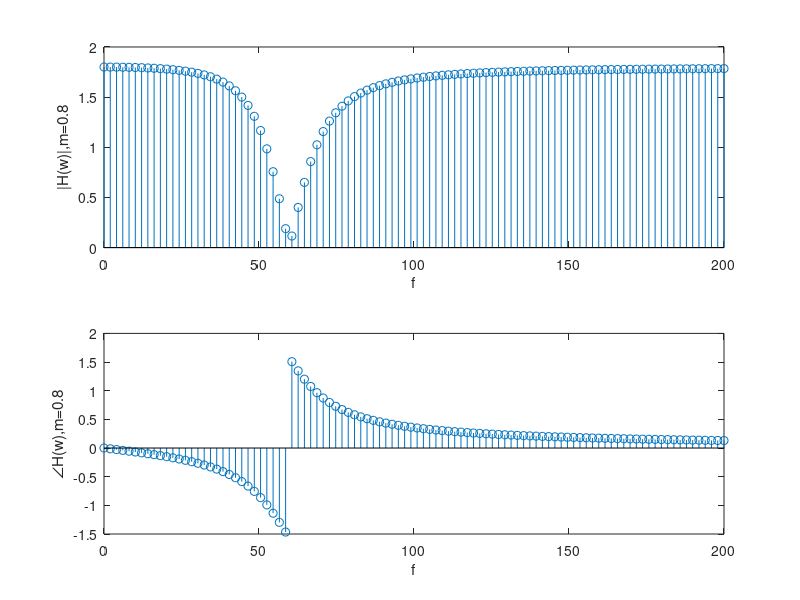
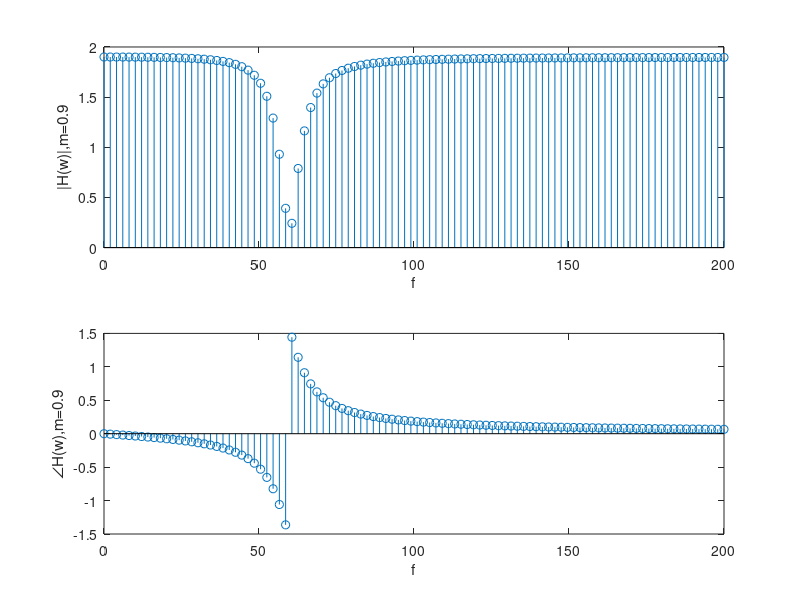
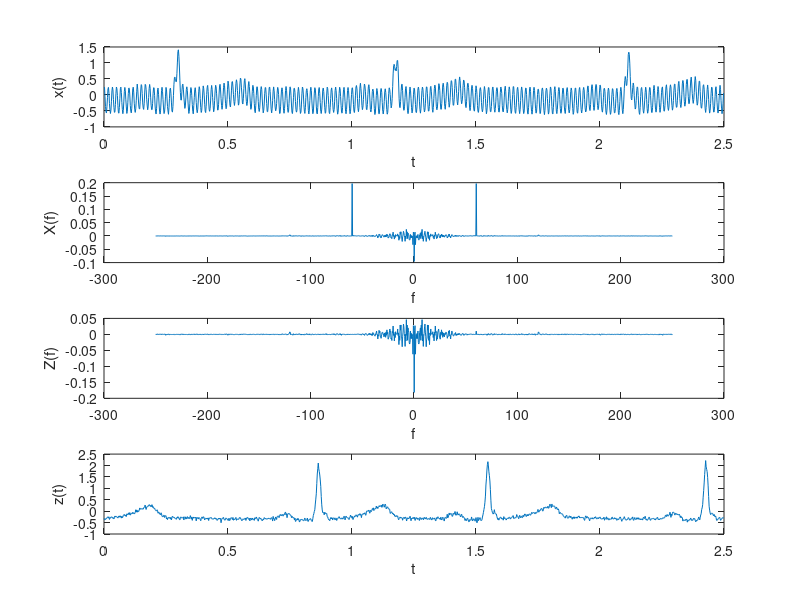

Write MATLAB code to recreate these figures, in order.
close all
clear all
clc

%%  Part A
R = 10000;              % 10 kilo ohm
C = 133/1000000000;     % 133 nano faraday
f_drop = 1/(4*pi*R*C);  % Evaluates to 60 Hz

m = [0.8, 0.9];         % The two values of m

f = linspace(0,200,100);    % Using only hundred points so stem plot is viable
w = 2*pi*f;                 % calculating w based on f

H_w_1 = [];
for ii = 1:length(w)
    H_w_1(ii) = (1+m(1)).*((2j.*R.*C.*w(ii)).^2+1)/((2j.*R.*C.*w(ii)).^2+4.*(1-m(1)).*1j.*R.*C.*w(ii)+1);
end

H_w_2 = [];                 % Initialize empty
for ii = 1: length(w)       % Evaluate H as specified in assignment
    H_w_2(ii) = (1+m(2)).*((2j.*R.*C.*w(ii)).^2+1)/((2j.*R.*C.*w(ii)).^2+4.*(1-m(2)).*1j.*R.*C.*w(ii)+1);
end

%%  Plotting the magnitude and phase spectrum of H(w)
figure(1);
subplot(2,1,1);
    stem(f,abs(H_w_1));
    xlabel('f');
    ylabel('|H(w)|,m=0.8');
subplot(2,1,2);
    stem(f,(angle(H_w_1)));
    xlabel('f');
    ylabel('\angleH(w),m=0.8');
    
figure(2);
subplot(2,1,1);
    stem(f,abs(H_w_2));
    xlabel('f');
    ylabel('|H(w)|,m=0.9');
subplot(2,1,2);
    stem(f,angle(H_w_2));
    xlabel('f');
    ylabel('\angleH(w),m=0.9');



%%  Part B
load ecg_signal.mat;        % Loading the specified signal

x_t = ecg;

figure(3);
subplot(4,1,1);
    plot(t,x_t);
    xlabel('t');
    ylabel('x(t)');

f = linspace(-250,250,1250);
w = 2*pi*f;

H_w = [];       % Constructing the transfer function for w @ m = 0.9
for ii = 1: length(w)
    H_w(ii) = (1+m(2)).*((2j.*R.*C.*w(ii)).^2+1)/((2j.*R.*C.*w(ii)).^2+4.*(1-m(2)).*1j.*R.*C.*w(ii)+1);
end

    %% Evaluate X(w)
    dT = t(2)-t(1);
    T = dT*(length(t)-1);
    
    X_w = fftshift(fft(x_t))*dT/T; %X(w)
    
    subplot(4,1,2);
        plot(f,X_w);
        xlabel('f');
        ylabel('X(f)');

%% Evaluate Z(w)=H(w)*X(w)
    Z_w = H_w.*X_w;
    
    subplot(4,1,3);
        plot(f,Z_w);
        xlabel('f');
        ylabel('Z(f)');
        
%% Use ifft to find z(t)
z_t = fftshift(ifft(ifftshift(T*Z_w)))/dT;

subplot(4,1,4);
    plot(t,z_t);
    xlabel('t');
    ylabel('z(t)');

save('HW6_P1');     % Save workspace for later use    
